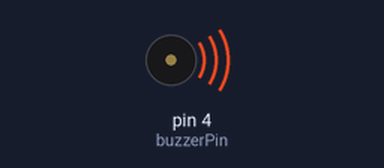
A sketch run on a simulated Arduino Uno, built with avr-gcc and run on an emulated ATmega328P. Shown: buzzer (waves = sounding).

Above: at 0.06 s.
At 5.28 s:
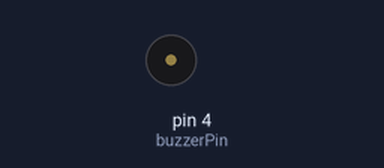
Timing chart, 0 to 5.6 s (numbered marks = the images above):
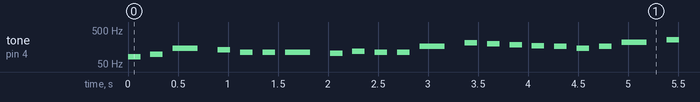

Measured:
- by itself, tone on pin 4 (buzzerPin): plays 82 Hz for 0.13 s, 98 Hz for 0.13 s, 147 Hz for 0.25 s, 131 Hz for 0.13 s, 110 Hz for 0.13 s, 110 Hz for 0.13 s … (471 notes in this stretch)

The sketch:

Buzzer_pasivo.ino
```cpp
#include "pitches.h"

// Notas del tema principal de Mortal Kombat
int melody[] = {
  NOTE_E2, NOTE_G2, NOTE_D3, NOTE_C3, NOTE_A2, NOTE_A2, NOTE_A2, NOTE_GS2,
  NOTE_AS2, NOTE_A2, NOTE_A2, NOTE_E3, NOTE_GS3, NOTE_G3, NOTE_FS3, NOTE_F3,
  NOTE_E3, NOTE_D3, NOTE_E3, NOTE_A3, NOTE_C4, NOTE_E4, NOTE_D4, NOTE_C4,
  NOTE_A3, NOTE_A3, NOTE_B3, NOTE_C4, NOTE_B3, NOTE_A3
};

// Duración de las notas del tema principal de Mortal Kombat
int noteDurations[] = {
  8, 8, 4, 8, 8, 8, 4, 8,
  8, 8, 8, 4, 8, 8, 8, 8,
  8, 8, 8, 4, 8, 8, 8, 8,
  8, 8, 8, 8, 8, 2
};

// Pin del buzzer
int buzzerPin = 4;

void setup() {
  pinMode(buzzerPin, OUTPUT);
}

void loop() {
  for (int i = 0; i < sizeof(melody) / sizeof(melody[0]); i++) {
    int duration = 1000 / noteDurations[i];
    tone(buzzerPin, melody[i], duration);
    delay(duration * 1.30); // Para hacer la canción más lenta, aumenta este valor
    noTone(buzzerPin);
    delay(duration / 2);
  }
}
```
